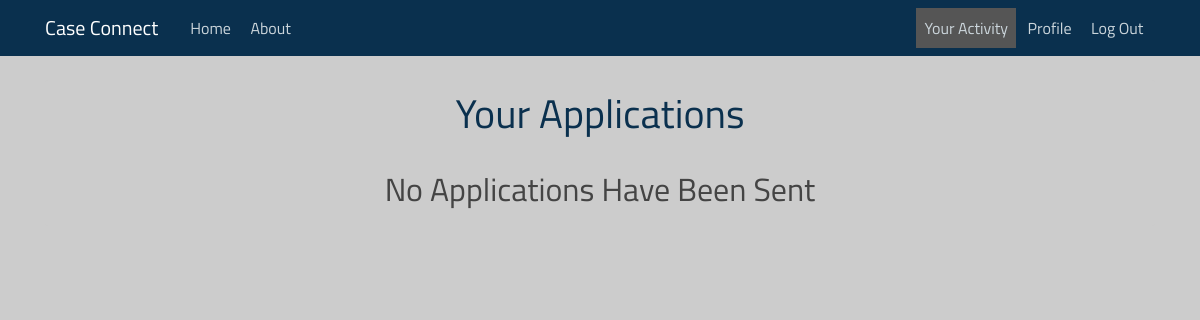
Page /applications/ (signed in) on the earlier database version.
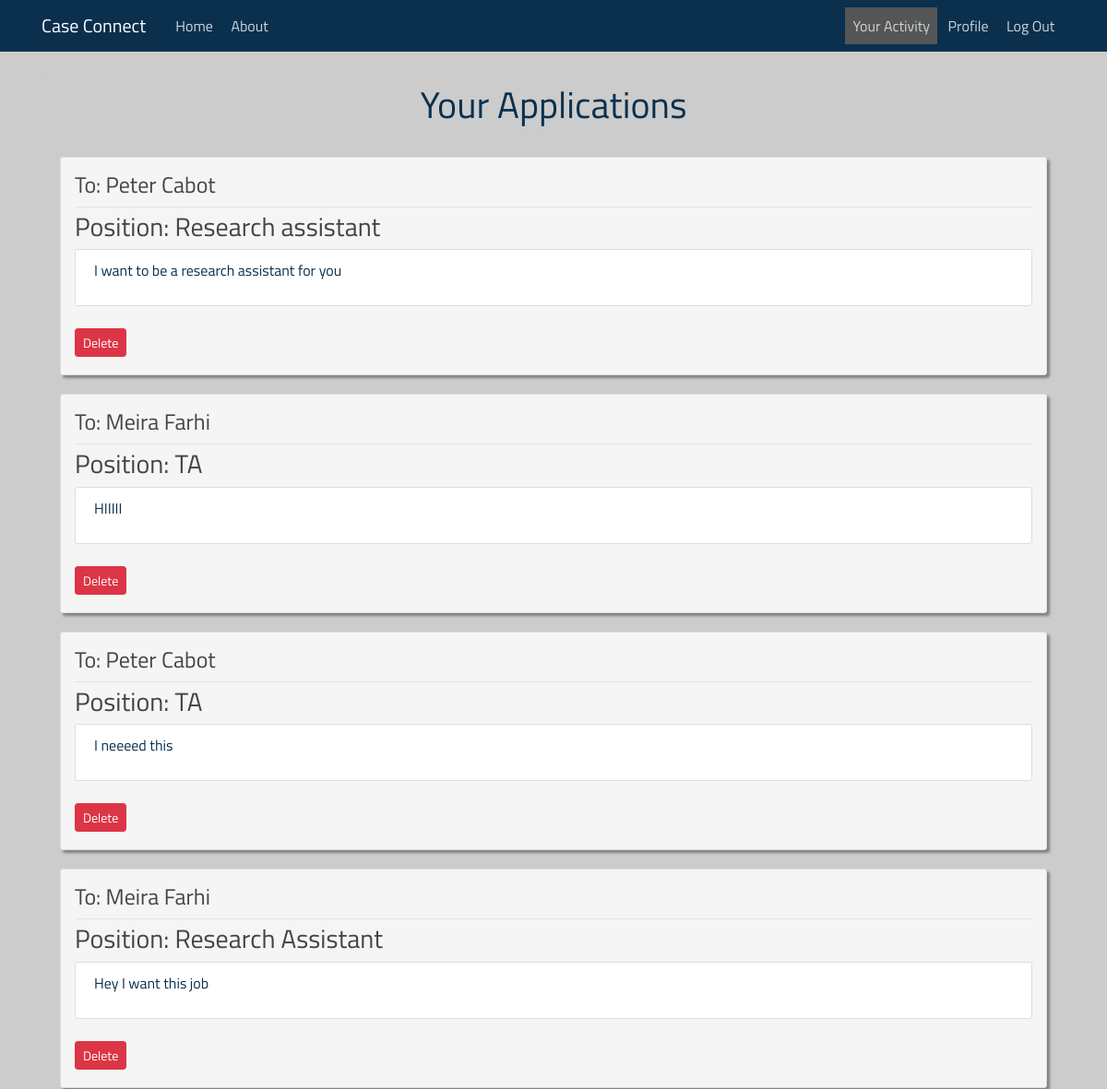
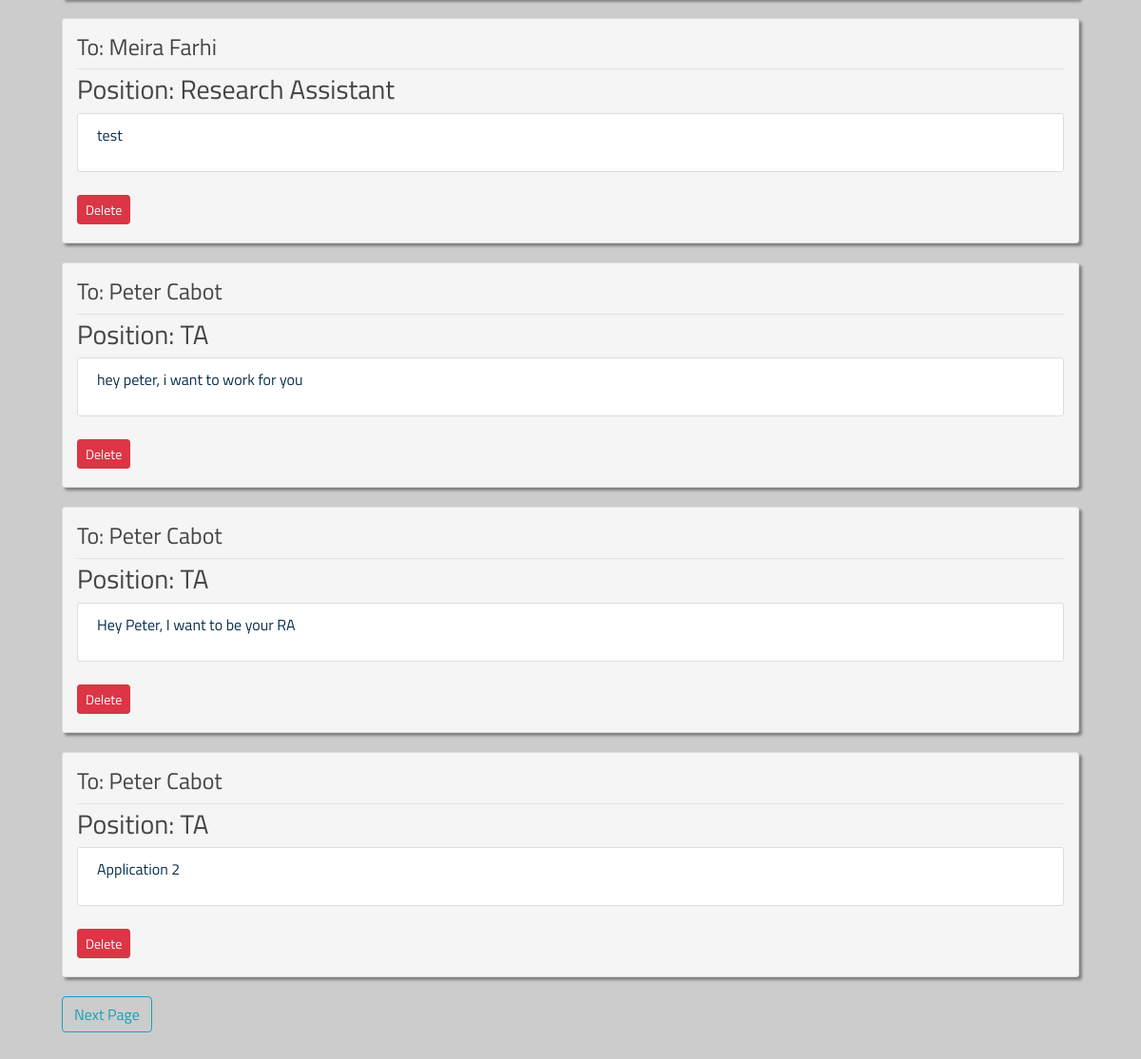
Same page on the later database version (2 pictures, top to bottom).
### case_connecting/models.py (models this page shows, shortened)
class Application(models.Model):
    applicant = models.ForeignKey(User, on_delete=models.CASCADE)
    message = models.TextField()
    post = models.ForeignKey(Post, on_delete=models.CASCADE)
    date_applied = models.DateTimeField(default=timezone.now)

class Post(models.Model):
    recruiter = models.ForeignKey(User, on_delete=models.CASCADE)
    position = models.CharField(max_length=200)
    knowledge = models.CharField(max_length=200)
    content = models.TextField()
    pay = models.CharField(max_length=200)
    date_posted = models.DateTimeField(default=timezone.now)

### case_connecting/views.py (the view)
# urls.py: path('applications/', PostApplicationsListView.as_view(template_name='case_connecting/applications_page.html'), name="case_connecting-applications"),
class PostApplicationsListView(ListView):
    model = Application
    context_object_name = 'applications'
    paginate_by = 8  # the number of posts per page
    def get_queryset(self):
        request_user = self.request.user
        return Application.objects.filter(applicant=request_user).order_by('-date_applied')

### templates/case_connecting/applications_page.html (shortened to what this page needs)
{% extends "case_connecting/base.html" %}
{% load static %}
{% block content %}
<head>
    <link rel="stylesheet" type="text/css" href="{% static 'case_connecting/activity.css' %}">
</head>
    <div class="content-section" id="posting-list">
        <div>
            <h1>Your Applications</h1>
            <br>
        </div>
        {% if not applications %}
            <div>
                <h2 class="none-to-show">No Applications Have Been Sent</h2>
            </div>
        {% endif %}
        {% for application in applications %}
        <article id="post" class="media content-section">
              <div class="media-body">
                <div class="article-metadata">
                  <h4><a class="article-title" href="{% url 'user-posts' application.post.recruiter %}">To: {{ application.post.recruiter.get_full_name }}</a></h4>
                </div>
                <h3><a class="article-title" href="{% url 'post-detail' application.post.id %}">Position: {{ application.post.position }}</a></h3>
                  <div class="media content-section">
                    <p>{{ application.message }}</p>
                  </div>
                  <a class="btn btn-danger mt-1 mb-1 btn-sm" href="{% url 'post-delete-application' application.id %}">Delete</a>
              </div>
            </article>
        {% endfor %}
        {% if is_paginated %}
            {% if page_obj.has_next %}
                {% if page_obj.next_page_number == page_obj.paginator.num_pages %}
                    <a class="btn btn-outline-info mb-4" href = "?page={{ page_obj.next_page_number }}">Next Page</a>
                {% else %}
                    <a class="btn btn-outline-info mb-4" href = "?page={{ page_obj.next_page_number }}">Next Page</a>
                    <a class="btn btn-outline-info mb-4" href = "?page={{ page_obj.paginator.num_pages }}">Last Page</a>
                {% endif %}
            {% endif %}
        {% endif %}
    </div>
{% endblock %}

Differences in the rows shown:
added Application: post.recruiter.get_full_name "Peter Cabot", post.position "Research assistant", message "I want to be a research assistant for you"
added Application: post.recruiter.get_full_name "Meira Farhi", post.position "TA", message "HIIIII"
added Application: post.recruiter.get_full_name "Peter Cabot", post.position "TA", message "I neeeed this"
added Application: post.recruiter.get_full_name "Meira Farhi", post.position "Research Assistant", message "Hey I want this job"
added Application: post.recruiter.get_full_name "Meira Farhi", post.position "Research Assistant", message "test"
added Application: post.recruiter.get_full_name "Peter Cabot", post.position "TA", message "hey peter, i want to work for you"
added Application: post.recruiter.get_full_name "Peter Cabot", post.position "TA", message "Hey Peter, I want to be your RA"
added Application: post.recruiter.get_full_name "Peter Cabot", post.position "TA", message "Application 2"
Other differences:
text no longer shown: "No Applications Have Been Sent"
text now shown: "Next Page"
